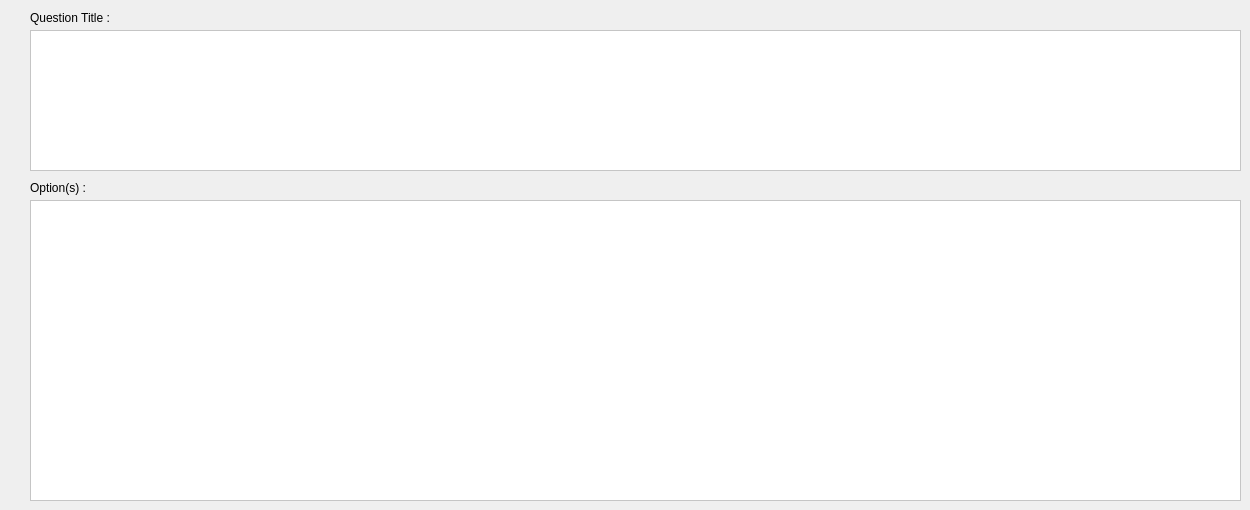
      <widget class="QWidget" name="tab_2">
       <attribute name="title">
        <string>Question(s)</string>
       </attribute>
       <widget class="QTextEdit" name="textEdit_4">
        <property name="geometry">
         <rect>
          <x>30</x>
          <y>200</y>
          <width>1211</width>
          <height>301</height>
         </rect>
        </property>
        <property name="font">
         <font>
          <pointsize>36</pointsize>
          <weight>75</weight>
          <bold>true</bold>
         </font>
        </property>
        <property name="styleSheet">
         <string notr="true">background-color: rgb(255, 255, 255);
color: rgb(0, 0, 0);</string>
        </property>
        <property name="html">
         <string>&lt;!DOCTYPE HTML PUBLIC &quot;-//W3C//DTD HTML 4.0//EN&quot; &quot;http://www.w3.org/TR/REC-html40/strict.dtd&quot;&gt;
&lt;html&gt;&lt;head&gt;&lt;meta name=&quot;qrichtext&quot; content=&quot;1&quot; /&gt;&lt;style type=&quot;text/css&quot;&gt;
p, li { white-space: pre-wrap; }
&lt;/style&gt;&lt;/head&gt;&lt;body style=&quot; font-family:'Sans Serif'; font-size:36pt; font-weight:600; font-style:normal;&quot;&gt;
&lt;p align=&quot;center&quot; style=&quot;-qt-paragraph-type:empty; margin-top:0px; margin-bottom:0px; margin-left:0px; margin-right:0px; -qt-block-indent:0; text-indent:0px;&quot;&gt;&lt;br /&gt;&lt;/p&gt;&lt;/body&gt;&lt;/html&gt;</string>
        </property>
       </widget>
       <widget class="QLabel" name="label_38">
        <property name="geometry">
         <rect>
          <x>30</x>
          <y>180</y>
          <width>81</width>
          <height>16</height>
         </rect>
        </property>
        <property name="styleSheet">
         <string notr="true">color: rgb(0, 0, 0);</string>
        </property>
        <property name="text">
         <string>Option(s) :</string>
        </property>
       </widget>
       <widget class="QLabel" name="label_37">
        <property name="geometry">
         <rect>
          <x>30</x>
          <y>10</y>
          <width>131</width>
          <height>16</height>
         </rect>
        </property>
        <property name="styleSheet">
         <string notr="true">color: rgb(0, 0, 0);</string>
        </property>
        <property name="text">
         <string>Question Title :</string>
        </property>
       </widget>
       <widget class="QTextEdit" name="textEdit_5">
        <property name="geometry">
         <rect>
          <x>30</x>
          <y>30</y>
          <width>1211</width>
          <height>141</height>
         </rect>
        </property>
        <property name="font">
         <font>
          <pointsize>36</pointsize>
          <weight>75</weight>
          <bold>true</bold>
         </font>
        </property>
        <property name="styleSheet">
         <string notr="true">background-color: rgb(255, 255, 255);
color: rgb(0, 0, 0);</string>
        </property>
        <property name="html">
         <string>&lt;!DOCTYPE HTML PUBLIC &quot;-//W3C//DTD HTML 4.0//EN&quot; &quot;http://www.w3.org/TR/REC-html40/strict.dtd&quot;&gt;
&lt;html&gt;&lt;head&gt;&lt;meta name=&quot;qrichtext&quot; content=&quot;1&quot; /&gt;&lt;style type=&quot;text/css&quot;&gt;
p, li { white-space: pre-wrap; }
&lt;/style&gt;&lt;/head&gt;&lt;body style=&quot; font-family:'Sans Serif'; font-size:36pt; font-weight:600; font-style:normal;&quot;&gt;
&lt;p align=&quot;center&quot; style=&quot;-qt-paragraph-type:empty; margin-top:0px; margin-bottom:0px; margin-left:0px; margin-right:0px; -qt-block-indent:0; text-indent:0px;&quot;&gt;&lt;br /&gt;&lt;/p&gt;&lt;/body&gt;&lt;/html&gt;</string>
        </property>
       </widget>
      </widget>
